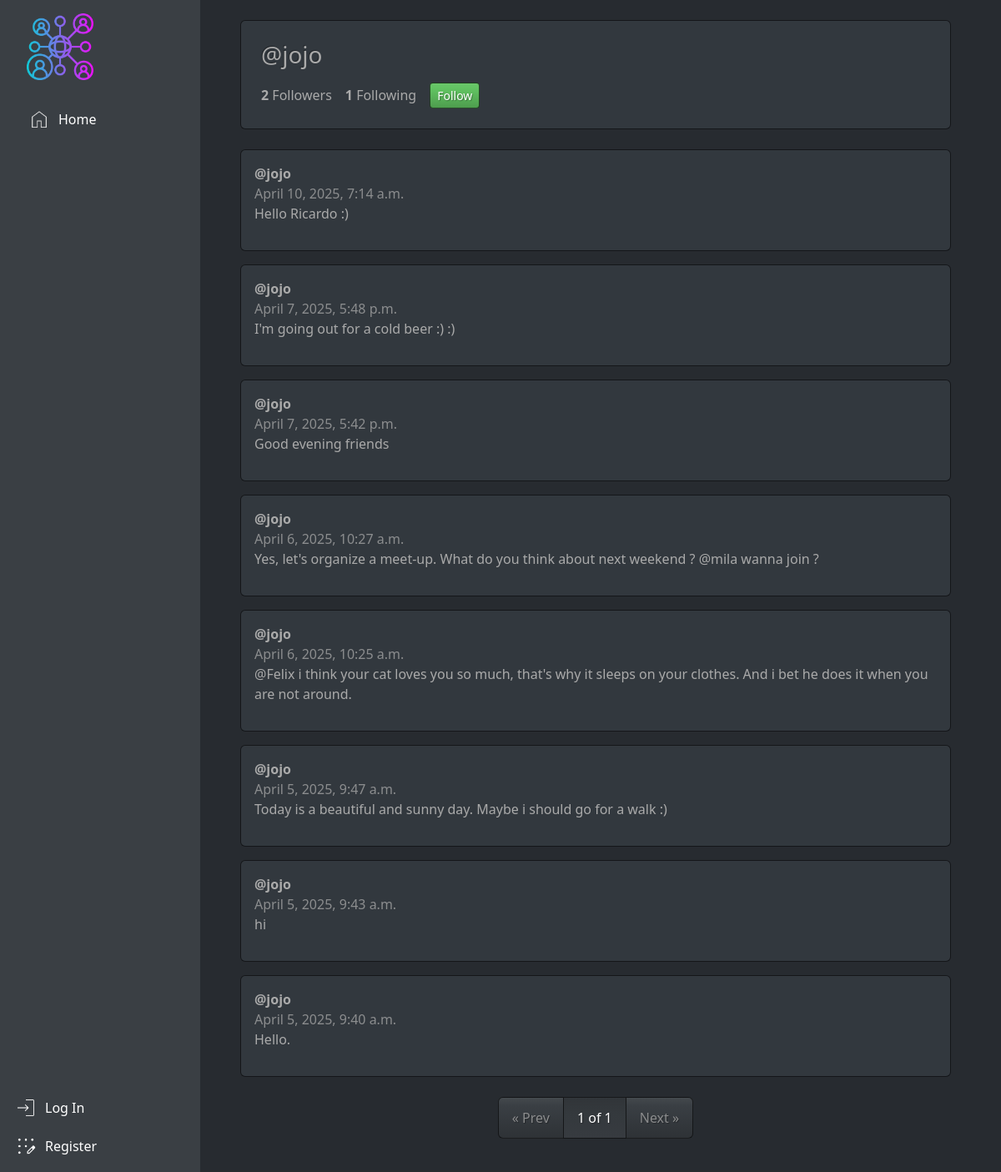
/profile/jojo, run on the app's committed database.
### network/models.py (models this page shows, shortened)
class User(AbstractUser):
    pass

class Post(models.Model):
    user = models.ForeignKey(User, on_delete=models.CASCADE, related_name="posts")
    content = models.TextField(max_length=500)
    timestamp = models.DateTimeField(auto_now_add=True)
    likes = models.ManyToManyField(User, related_name="liked_posts", blank=True)

### network/views.py (the view)
# urls.py: path("profile/<str:username>", views.profile, name="profile"), # User profile page
def profile(request, username):
    user_profile = User.objects.get(username=username)
    posts = Post.objects.filter(user=user_profile).order_by("-timestamp")
    paginator = Paginator(posts, 10)
    page_number = request.GET.get("page")
    page_obj = paginator.get_page(page_number)
    followers = Follow.objects.filter(user=user_profile).count()
    following = Follow.objects.filter(follower=user_profile).count()
    is_following = False
    if request.user.is_authenticated and request.user != user_profile:
        is_following = Follow.objects.filter(user=user_profile, follower=request.user).exists()
    return render(request, "network/profile.html", {
        "user_profile": user_profile,
        "page_obj": page_obj,
        "followers": followers,
        "following": following,
        "is_following": is_following
    })

### network/templates/network/profile.html (shortened to what this page needs)
{% extends "network/layout.html" %}
{% block body %}
<div class="card p-4 mb-4">
    <h3 class="mb-3">@{{ user_profile.username }}</h3>
    <div class="d-flex align-items-center gap-3 flex-wrap">
        <p class="mb-0"><strong>{{ followers }}</strong> Followers</p>
        <p class="mb-0"><strong>{{ following }}</strong> Following</p>
        {% if request.user != user_profile %}
        <form action="{% url 'toggle_follow' user_profile.username %}" method="post" class="mb-0">
            {% if is_following %}
            <button type="submit" class="btn btn-sm btn-danger">Unfollow</button>
            {% else %}
            <button type="submit" class="btn btn-sm btn-success">Follow</button>
            {% endif %}
        </form>
        {% endif %}
    </div>
</div>
{% for post in page_obj %}
<div class="card mb-3 p-3">
    <strong>@{{ post.user.username }}</strong> <span class="text-muted">{{ post.timestamp }}</span>
    <p>{{ post.content }}</p>
</div>
{% empty %}
<p>This user hasn't posted yet.</p>
{% endfor %}
<nav aria-label="Post pagination">
    <ul class="pagination justify-content-center mt-4">
        {% if page_obj.has_previous %}
        <li class="page-item">
            <a class="page-link" href="?page={{ page_obj.previous_page_number }}">&laquo; Prev</a>
        </li>
        {% else %}
        <li class="page-item disabled">
            <span class="page-link">&laquo; Prev</span>
        </li>
        {% endif %}
        <li class="page-item active">
            <span class="page-link">{{ page_obj.number }} of {{ page_obj.paginator.num_pages }}</span>
        </li>
        {% if page_obj.has_next %}
        <li class="page-item">
            <a class="page-link" href="?page={{ page_obj.next_page_number }}">Next &raquo;</a>
        </li>
        {% else %}
        <li class="page-item disabled">
            <span class="page-link">Next &raquo;</span>
        </li>
        {% endif %}
    </ul>
</nav>
{% endblock %}

### data on the page
User: username "jojo"
Post: user.username "jojo", timestamp "April 10, 2025, 7:14 a.m.", content "Hello Ricardo :)"
Post: user.username "jojo", timestamp "April 7, 2025, 5:48 p.m.", content "I'm going out for a cold beer :) :)"
Post: user.username "jojo", timestamp "April 7, 2025, 5:42 p.m.", content "Good evening friends"
Post: user.username "jojo", timestamp "April 6, 2025, 10:27 a.m.", content "Yes, let's organize a meet-up. What do you think about next weekend ? @mila wanna join ?"
Post: user.username "jojo", timestamp "April 6, 2025, 10:25 a.m.", content "@Felix i think your cat loves you so much, that's why it sleeps on your clothes. And i bet he does it when you are not around."
Post: user.username "jojo", timestamp "April 5, 2025, 9:47 a.m.", content "Today is a beautiful and sunny day. Maybe i should go for a walk :)"
Post: user.username "jojo", timestamp "April 5, 2025, 9:43 a.m.", content "hi"
Post: user.username "jojo", timestamp "April 5, 2025, 9:40 a.m.", content "Hello."

### other printed values
{{ followers }} "2"
{{ following }} "1"
{{ page_obj.number }} "1"
{{ page_obj.paginator.num_pages }} "1"
